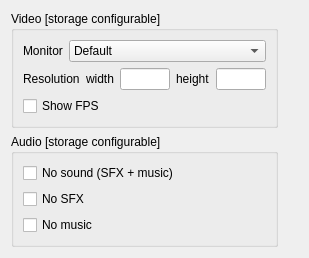
      <widget class="QWidget" name="outputTab">
       <attribute name="title">
        <string>Output options</string>
       </attribute>
       <layout class="QHBoxLayout" name="horizontalLayout_31" stretch="1,1">
        <item>
         <layout class="QVBoxLayout" name="vLayout_outputLeft">
          <item>
           <widget class="QGroupBox" name="videoGrpBox">
            <property name="title">
             <string>Video [storage configurable]</string>
            </property>
            <layout class="QVBoxLayout" name="verticalLayout_17">
             <item>
              <layout class="QHBoxLayout" name="hLayout_monitor">
               <item>
                <widget class="QLabel" name="monitorLabel">
                 <property name="toolTip">
                  <string>&lt;html&gt;&lt;head/&gt;&lt;body&gt;&lt;p&gt;&lt;span style=&quot; font-weight:600;&quot;&gt;+vid_adapter&lt;br/&gt;&lt;/span&gt;Defines which screen is used if multiple monitors are available.&lt;/p&gt;&lt;/body&gt;&lt;/html&gt;</string>
                 </property>
                 <property name="text">
                  <string>Monitor</string>
                 </property>
                </widget>
               </item>
               <item>
                <widget class="QComboBox" name="monitorCmbBox">
                 <property name="sizePolicy">
                  <sizepolicy hsizetype="MinimumExpanding" vsizetype="Fixed">
                   <horstretch>0</horstretch>
                   <verstretch>0</verstretch>
                  </sizepolicy>
                 </property>
                 <property name="toolTip">
                  <string>&lt;html&gt;&lt;head/&gt;&lt;body&gt;&lt;p&gt;Defines which screen is used if multiple monitors are available.&lt;/p&gt;&lt;/body&gt;&lt;/html&gt;</string>
                 </property>
                 <item>
                  <property name="text">
                   <string>Default</string>
                  </property>
                 </item>
                </widget>
               </item>
              </layout>
             </item>
             <item>
              <layout class="QHBoxLayout" name="hLayout_resolution">
               <item>
                <widget class="QLabel" name="resolutionLabel">
                 <property name="toolTip">
                  <string>&lt;html&gt;&lt;head/&gt;&lt;body&gt;&lt;p&gt;&lt;span style=&quot; font-weight:600;&quot;&gt;-width &lt;/span&gt;&lt;span style=&quot; font-weight:600; font-style:italic;&quot;&gt;x&lt;br/&gt;&lt;/span&gt;&lt;a name=&quot;height&quot;/&gt;&lt;span style=&quot; font-weight:600;&quot;&gt;-&lt;/span&gt;&lt;span style=&quot; font-weight:600;&quot;&gt;height &lt;/span&gt;&lt;span style=&quot; font-weight:600; font-style:italic;&quot;&gt;y&lt;/span&gt;&lt;span style=&quot; font-style:italic;&quot;&gt;&lt;br/&gt;&lt;/span&gt;Specifies the desired resolution of the screen. If only one of -width or -height is specified, ZDoom will try to guess the other one based on a standard aspect ratio. If the specified resolution is not supported by your SDL/DirectDraw drivers, ZDoom will try various resolutions until it either finds one that works, or it will finally give up.&lt;/p&gt;&lt;/body&gt;&lt;/html&gt;</string>
                 </property>
                 <property name="text">
                  <string>Resolution</string>
                 </property>
                </widget>
               </item>
               <item>
                <spacer name="horizontalSpacer_10">
                 <property name="orientation">
                  <enum>Qt::Horizontal</enum>
                 </property>
                 <property name="sizeHint" stdset="0">
                  <size>
                   <width>0</width>
                   <height>20</height>
                  </size>
                 </property>
                </spacer>
               </item>
               <item>
                <widget class="QLabel" name="resolutionXLabel">
                 <property name="text">
                  <string>width</string>
                 </property>
                </widget>
               </item>
               <item>
                <widget class="QLineEdit" name="resolutionXLine">
                 <property name="sizePolicy">
                  <sizepolicy hsizetype="Minimum" vsizetype="Fixed">
                   <horstretch>0</horstretch>
                   <verstretch>0</verstretch>
                  </sizepolicy>
                 </property>
                 <property name="maximumSize">
                  <size>
                   <width>50</width>
                   <height>16777215</height>
                  </size>
                 </property>
                 <property name="text">
                  <string/>
                 </property>
                 <property name="alignment">
                  <set>Qt::AlignRight|Qt::AlignTrailing|Qt::AlignVCenter</set>
                 </property>
                </widget>
               </item>
               <item>
                <widget class="QLabel" name="resolutionYLabel">
                 <property name="text">
                  <string>height</string>
                 </property>
                </widget>
               </item>
               <item>
                <widget class="QLineEdit" name="resolutionYLine">
                 <property name="sizePolicy">
                  <sizepolicy hsizetype="Minimum" vsizetype="Fixed">
                   <horstretch>0</horstretch>
                   <verstretch>0</verstretch>
                  </sizepolicy>
                 </property>
                 <property name="maximumSize">
                  <size>
                   <width>50</width>
                   <height>16777215</height>
                  </size>
                 </property>
                 <property name="text">
                  <string/>
                 </property>
                 <property name="alignment">
                  <set>Qt::AlignRight|Qt::AlignTrailing|Qt::AlignVCenter</set>
                 </property>
                </widget>
               </item>
              </layout>
             </item>
             <item>
              <widget class="QCheckBox" name="showFpsChkBox">
               <property name="toolTip">
                <string>&lt;html&gt;&lt;head/&gt;&lt;body&gt;&lt;p&gt;&lt;span style=&quot; font-weight:600;&quot;&gt;+vid_fps&lt;br/&gt;&lt;/span&gt;When true, displays the average framerate over the past second in the upper-right corner of the screen. Because the Doom engine's internal game rate and frame rate are linked, the framerate will never be (much) above 35 fps if cl_capfps is true.&lt;/p&gt;&lt;/body&gt;&lt;/html&gt;</string>
               </property>
               <property name="text">
                <string>Show FPS</string>
               </property>
              </widget>
             </item>
            </layout>
           </widget>
          </item>
          <item>
           <widget class="QGroupBox" name="audioGrpBox">
            <property name="title">
             <string>Audio [storage configurable]</string>
            </property>
            <layout class="QVBoxLayout" name="verticalLayout_18">
             <item>
              <widget class="QCheckBox" name="noSoundChkBox">
               <property name="toolTip">
                <string>&lt;html&gt;&lt;head/&gt;&lt;body&gt;&lt;p&gt;&lt;span style=&quot; font-weight:600;&quot;&gt;-nosound&lt;/span&gt;&lt;br/&gt;Disables both music and sound effects.&lt;/p&gt;&lt;/body&gt;&lt;/html&gt;</string>
               </property>
               <property name="text">
                <string>No sound (SFX + music)</string>
               </property>
              </widget>
             </item>
             <item>
              <widget class="QCheckBox" name="noSfxChkBox">
               <property name="toolTip">
                <string>&lt;html&gt;&lt;head/&gt;&lt;body&gt;&lt;p&gt;&lt;span style=&quot; font-weight:600;&quot;&gt;-nosfx&lt;/span&gt;&lt;br/&gt;Prevents the playback of sound effects.&lt;/p&gt;&lt;/body&gt;&lt;/html&gt;</string>
               </property>
               <property name="text">
                <string>No SFX</string>
               </property>
              </widget>
             </item>
             <item>
              <widget class="QCheckBox" name="noMusicChkBox">
               <property name="toolTip">
                <string>&lt;html&gt;&lt;head/&gt;&lt;body&gt;&lt;p&gt;&lt;span style=&quot; font-weight:600;&quot;&gt;-nomusic&lt;/span&gt;&lt;br/&gt;Prevents the playback of music.&lt;/p&gt;&lt;/body&gt;&lt;/html&gt;</string>
               </property>
               <property name="text">
                <string>No music</string>
               </property>
              </widget>
             </item>
            </layout>
           </widget>
          </item>
          <item>
           <spacer name="verticalSpacer_3">
            <property name="orientation">
             <enum>Qt::Vertical</enum>
            </property>
            <property name="sizeHint" stdset="0">
             <size>
              <width>20</width>
              <height>0</height>
             </size>
            </property>
           </spacer>
          </item>
         </layout>
        </item>
        <item>
         <layout class="QVBoxLayout" name="vLayout_outputRight">
          <item>
           <spacer name="horizontalSpacer_16">
            <property name="orientation">
             <enum>Qt::Horizontal</enum>
            </property>
            <property name="sizeHint" stdset="0">
             <size>
              <width>0</width>
              <height>20</height>
             </size>
            </property>
           </spacer>
          </item>
          <item>
           <spacer name="verticalSpacer_4">
            <property name="orientation">
             <enum>Qt::Vertical</enum>
            </property>
            <property name="sizeHint" stdset="0">
             <size>
              <width>20</width>
              <height>0</height>
             </size>
            </property>
           </spacer>
          </item>
         </layout>
        </item>
       </layout>
      </widget>
